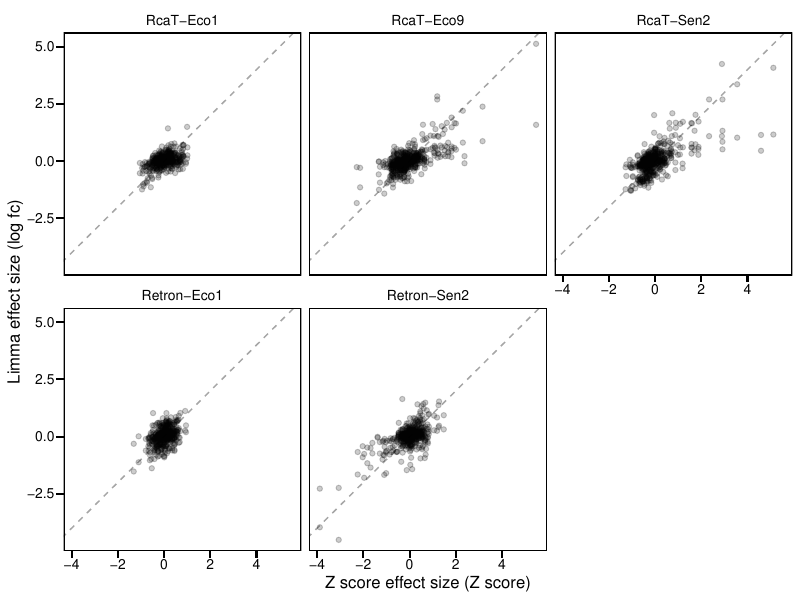

Recreate this plot in R.
# Load z score results
zscoreresults <- read_tsv("output/z_score_effect_sizes.tsv") %>%
    rename(
        system = folder,
        gene = genename
    ) %>%
    select(system, gene, effect_size_iptghigh_mean, effect_size_iptglow_mean)
# load limma results
limmaresults <- list.files("output", full.names = TRUE, recursive = TRUE) %>%
    grep("res_", ., value = TRUE) %>%
    grep("normalization_method", ., value = TRUE) %>%
    grep(".csv", ., value = TRUE)
limmaresults <- map(limmaresults, \(x) {
    return(
        read_csv(x) %>%
            mutate(tmp = x) %>%
            mutate(system = str_split_fixed(tmp, "/", 3)[, 2]) %>%
            mutate(fitted_value = str_split_fixed(tmp, "/", 3)[, 3]) %>%
            mutate(fitted_value = str_replace(fitted_value, "res_biorep_all__normalization_method_fitness_", "")) %>%
            mutate(fitted_value = str_replace(fitted_value, ".csv", "")) %>%
            select(-tmp)
    )
}) %>%
    bind_rows() %>%
    rename(
        gene = genes,
        system = system
    ) %>%
    select(system, gene, log_fc)
# Compare the two
p <- inner_join(
    zscoreresults,
    limmaresults
) %>%
    ggplot() +
    geom_point(
        aes(
            x = effect_size_iptghigh_mean,
            y = log_fc
        ),
        alpha = 0.2
    ) +
    xlab("Z score effect size (Z score)") +
    ylab("Limma effect size (log fc)") +
    geom_abline(
        intercept = 0,
        slope = 1,
        linetype = "dashed",
        alpha = 0.35
    ) +
    facet_wrap(~system, nrow = 2) +
    theme_presentation()

ggsave(
    plot = p,
    filename = "tmp_compare_zscore_to_limma.pdf",
    width = 8,
    height = 6
)
